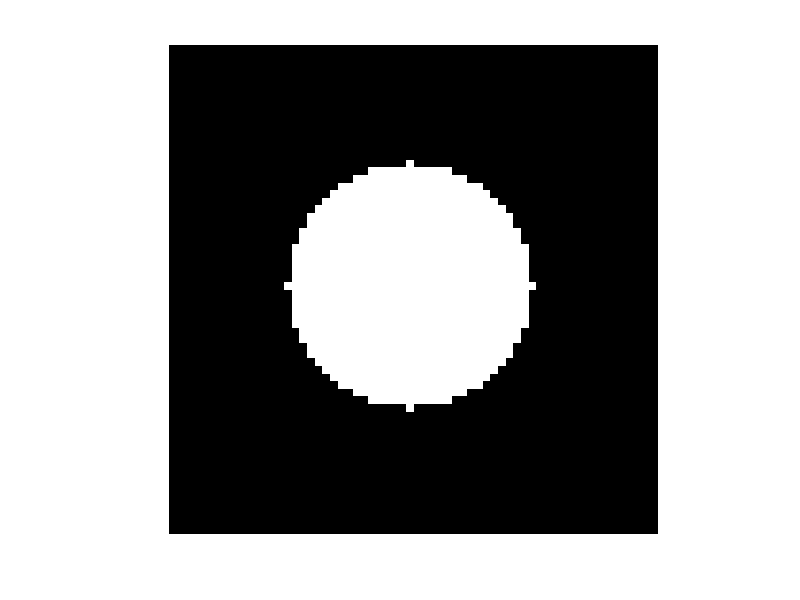

Write MATLAB code to recreate this figure. (Note: this script raises an error after producing the figure.)
%% FFT Processor
% Will Jarrett
% takes 2D FFT

clearvars; close all; clc

%% Parameters
% ===== WHAT YOU CHANGE ===== %
experimentFolder = sprintf('DataProcessing'); % folder for experiment (organizes everything in matlab)
dataFolder = sprintf('FFT_Del_10'); % this is the big folder everything goes in
processedFolder = sprintf('Del_10_LPFr16');
beamTotal = 16; % number of beams in set
numImgs = 1000;
cnn_img_size = 64; % pixels - size of square image for CNN
r = 16; % low pass filter radius
% =========================== %

%% Make Low Pass Filter
[x, y] = meshgrid(1:cnn_img_size, 1:cnn_img_size);
lpf = sqrt((x - cnn_img_size/2).^2 + (y - cnn_img_size/2).^2) <= r;
figure; imshow(lpf);

%%
cd(experimentFolder);
cd(dataFolder);

mkdir(processedFolder);
cd(processedFolder);

for i = 1:beamTotal
    newFolder = sprintf('Beam_%03d', i-1);
    mkdir(newFolder);
end

for i = 1:beamTotal
    newFolder = sprintf('FFT2_Beam_%03d', i-1);
    mkdir(newFolder);
end

cd ..

for i = 1:beamTotal
    beamFolder = sprintf('Beam_%03d', i-1);
    beamFolder_fft = sprintf('FFT2_Beam_%03d', i-1);

    for j = 1:numImgs
    dataFileName = sprintf('img%04d.png', j);
    dataFileName = fullfile(beamFolder, dataFileName);

    beam = imread(dataFileName);
    beam = double(beam)/256;
%     figure; imshow(beam_px_val); 
    
    % take 2D fft
    beam_F = fft2(beam);
    beam_sF = fftshift(beam_F);
%     figure; imagesc(log(abs(beam_sF)));
%     figure; imagesc(angle(beam_sF));
%     figure; imshow(beam_sF);

    % filter
    beam_sF = beam_sF.*lpf;
%     figure; imshow(real(beam_sF));
%     figure; imagesc(log(abs(beam_sF)));
%     figure; imagesc(angle(beam_sF));
    
    % take 2D ifft
    beam_F = ifftshift(beam_sF);
    beam_filt = real(ifft2(beam_F));
%     figure; imshow(filt_beam);

    imgFileName = sprintf('img%04d.png', j);
    fullFileName = fullfile(processedFolder, beamFolder, imgFileName);
    imwrite(beam_filt, fullFileName);
    fullFileName_fft = fullfile(processedFolder, beamFolder_fft, imgFileName);
    imwrite(real(beam_sF), fullFileName_fft);
    fprintf('%s_img%04d\n', beamFolder, j)
    
    end
end

cd ../..


















